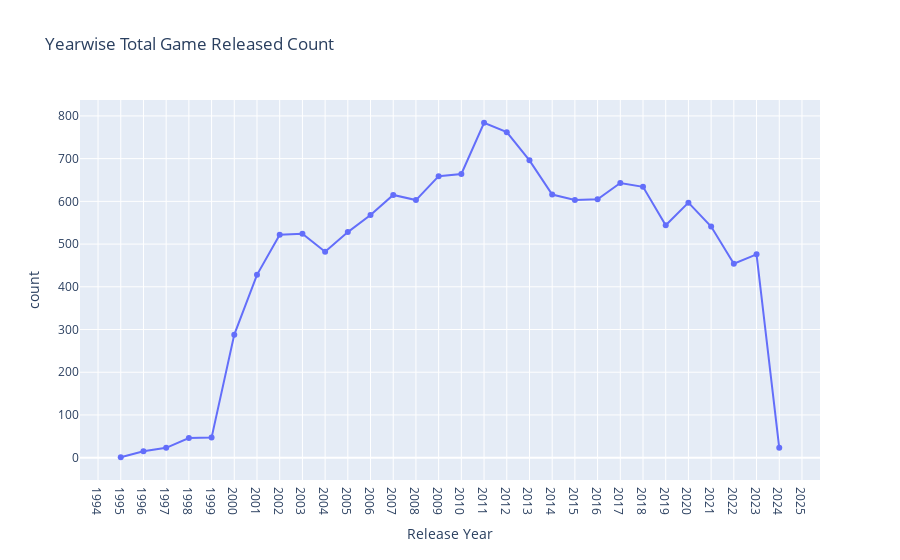

Here is the notebook cell this chart was saved with:
### Code cell
fig=px.line(Yearwise_game_count,x='Release Year',y='count',markers=True,title='Yearwise Total Game Released Count')
fig.update_layout(xaxis=dict(tickmode='linear'))
fig.show(render='iframe')

### Figure 1 — Plotly figure (JSON) as saved in the notebook; plotly's stock layout.template omitted (floating-point values rounded to 4 significant figures)
{"data": [{"hovertemplate": "Release Year=%{x}<br>count=%{y}<extra></extra>", "legendgroup": "", "line": {"color": "#636efa", "dash": "solid"}, "marker": {"symbol": "circle"}, "mode": "lines+markers", "name": "", "orientation": "v", "showlegend": false, "type": "scatter", "x": [1995, 1996, 1997, 1998, 1999, 2000, 2001, 2002, 2003, 2004, 2005, 2006, 2007, 2008, 2009, 2010, 2011, 2012, 2013, 2014, 2015, 2016, 2017, 2018, 2019, 2020, 2021, 2022, 2023, 2024], "xaxis": "x", "y": [1, 15, 23, 46, 47, 288, 428, 522, 524, 482, 528, 568, 615, 603, 659, 664, 784, 762, 696, 616, 603, 605, 643, 634, 544, 597, 541, 454, 476, 23], "yaxis": "y"}], "layout": {"legend": {"tracegroupgap": 0}, "title": {"text": "Yearwise Total Game Released Count"}, "xaxis": {"anchor": "y", "domain": [0, 1], "tickmode": "linear", "title": {"text": "Release Year"}}, "yaxis": {"anchor": "x", "domain": [0, 1], "title": {"text": "count"}}}}
